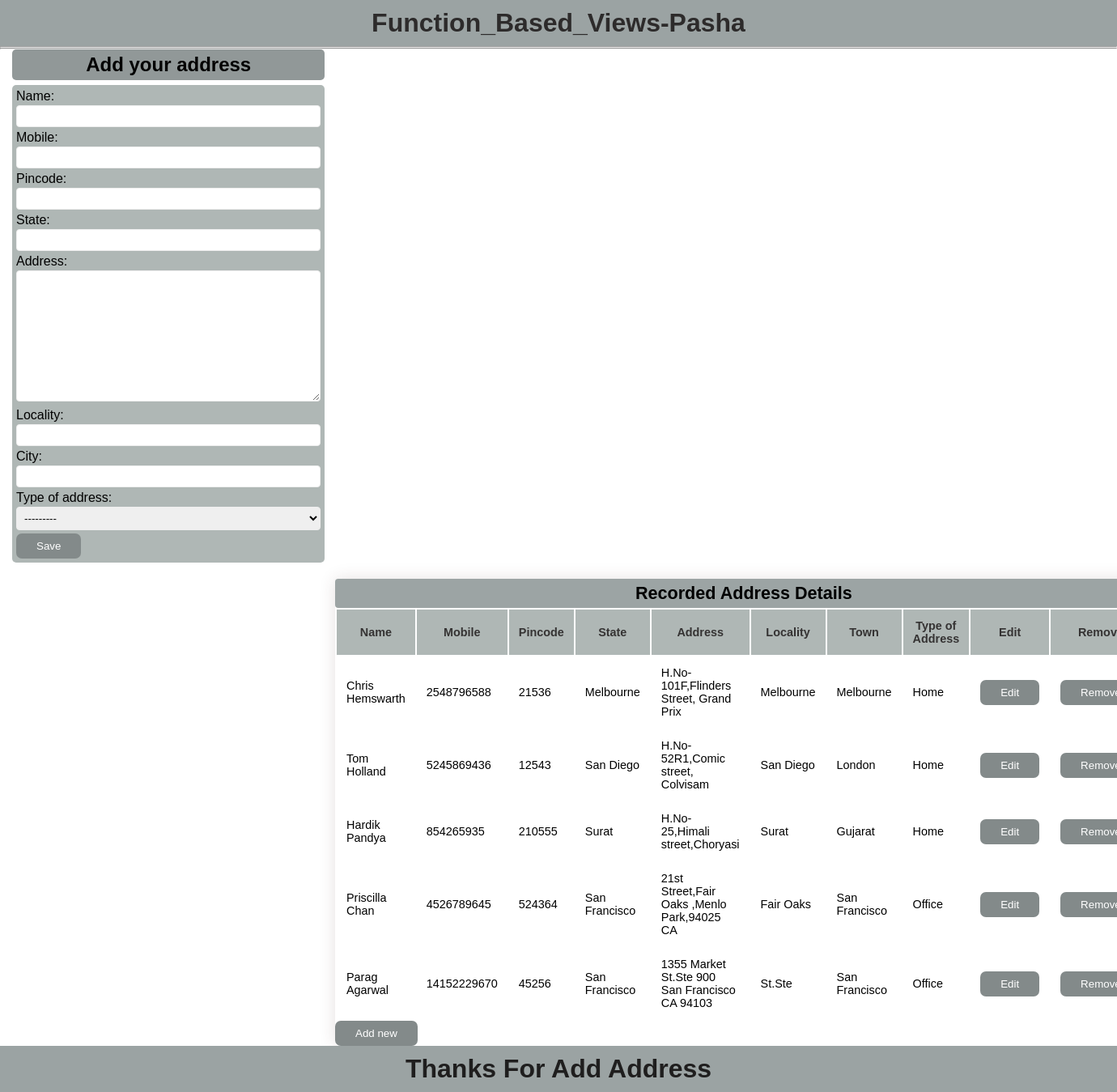
The page / on the database its author committed.
### address/models.py (models this page shows, shortened)
class Address(models.Model):
    name = models.CharField(max_length=20)
    mobile = models.IntegerField()
    pincode = models.IntegerField()
    state = models.CharField(max_length=20)
    address = models.TextField(max_length=100)
    locality = models.CharField(max_length=15)
    city = models.CharField(max_length=20)
    Address_choices = (
        ('Home','Home'),
        ('Office','Office')
    )
    type_of_address = models.CharField(choices=Address_choices,max_length=20)

### address/views.py (the view, shortened to what this page needs)
# urls.py: path('',views.createandretrieve,name='candr'),
def createandretrieve(request):
    form = AddressForm(request.POST or None)
    details = Address.objects.all()
    return render(request,'address/createandretrieve.html',{'details':details,'form':form})

### address/forms.py
class AddressForm(forms.ModelForm):
    class Meta:
        model = Address
        fields = "__all__"

### address/templates/address/createandretrieve.html (shortened to what this page needs)
{% extends 'base.html' %}
{% load static %}
{% block candr %}
<div>
    <h2 id="fm-header">Add your address</h2>
    <div class="container">
         <form method="POST">
            {{ form.as_p }}
            <input type="submit" value="Save">
        </form>
    </div>
    <div class="styled-table">
        <h2 id="ad-table" >Recorded Address Details</h2>
        <table>
            <thead>
                <tr>
                    <th>Name</th>
                    <th>Mobile</th>
                    <th>Pincode</th>
                    <th>State</th>
                    <th>Address</th>
                    <th>Locality</th>
                    <th>Town</th>
                    <th>Type of Address</th>
                    <th>Edit</th>
                    <th>Remove</th>
                </tr>
            </thead>
            {% if details %}
            {% for d in details %}
            <tbody>
                <tr>
                    <td>{{d.name}}</td>
                    <td>{{d.mobile}}</td>
                    <td>{{d.pincode}}</td>
                    <td>{{d.state}}</td>
                    <td>{{d.address}}</td>
                    <td>{{d.locality}}</td>
                    <td>{{d.city}}</td>
                    <td>{{d.type_of_address}}</td>
                    <td>
                        <a href="{% url 'update' d.pk %}"> <input type="submit" value="Edit"></a>
                    </td>
                    <td>
                        <form method="POST" action="{% url 'delete' d.pk %}">
                            <input type="submit" value="Remove">
                        </form>
                    </td>
                </tr>
            </tbody>
            {% endfor %}
            {% else %}
            <strong> No data found</strong>
            {% endif %}
        </table>
        <a href="{% url 'candr' %}"><input type="submit" value="Add new"></a>
    </div>
</div>
{% endblock %}

### address/templates/base.html (shortened to what this page needs)
<!DOCTYPE html>
{% load static %}
<html lang="en">
<head>
    <link rel="stylesheet" href="{% static 'css/base.css' %}">
</head>
<body>
    <header><h1>Function_Based_Views-Pasha</h1></header>
    <hr><hr>
    {% block candr %}{% endblock %}
    <footer><h1>Thanks For Add Address</h1></footer>
</body>
</html>

### address/static/css/base.css (style rules this page uses)
body { font-family: Arial, Helvetica, sans-serif; }
* { box-sizing: border-box; margin: 0; padding: 0; }
#fm-header { background-color: #919898; width: 28%; margin-left: 15px; margin-bottom: 5px; border-radius: 5px; text-align: center; padding: 5px 0; }
#ad-table { background-color: #9ca4a4; width: 100%; margin: 0; text-align: center; border-radius: 4px; padding: 5px 0; }
input[type=text], input[type=number], select, textarea { width: 100%; padding: 5px 5px; display: inline-block; border: 1px solid #eeeeee; border-radius: 4px; box-sizing: border-box; margin-top: 2px; margin-bottom: 4px; resize: horizontal; }
input[type=submit] { background-color: #838a8a; color: #ffffff; padding: 8px 25px; border: none; border-radius: 7px; cursor: pointer; }
.container { border-radius: 5px; background-color: #afb7b5; font-size: 1em; font-family: sans-serif; padding: 5px; height: 60%; width: 28%; float: left; margin-top: 1px; margin-left: 15px; margin-bottom: 20px; }
header { background-color: #9ba3a3; color: #2d2b2b; width: 100%; text-align: center; padding: 10px; top: 0; }
footer { background-color: #9ba3a3; color: #1f1e1e; width: 100%; padding: 10px; text-align: center; clear: both; }
.styled-table { border-collapse: collapse; border-radius: 5px; display: table; width:70% ; margin-left: 30%; font-size: 0.9em; font-family: sans-serif; min-width: 400px; height: 60%; box-shadow: 0 0 20px rgba(78, 48, 48, 0.15); }
.styled-table thead tr { background-color: #afb7b5; color: #353333; text-align: center; }
.styled-table th, .styled-table td { padding: 12px 12px; }

### rows shown on the page
Address: name "Chris Hemswarth", mobile "2548796588", pincode "21536", state "Melbourne", address "H.No-101F,Flinders Street, Grand Prix", locality "Melbourne", city "Melbourne", type_of_address "Home"
Address: name "Tom Holland", mobile "5245869436", pincode "12543", state "San Diego", address "H.No-52R1,Comic street, Colvisam", locality "San Diego", city "London", type_of_address "Home"
Address: name "Hardik Pandya", mobile "854265935", pincode "210555", state "Surat", address "H.No-25,Himali street,Choryasi", locality "Surat", city "Gujarat", type_of_address "Home"
Address: name "Priscilla Chan", mobile "4526789645", pincode "524364", state "San Francisco", address "21st Street,Fair Oaks ,Menlo Park,94025 CA", locality "Fair Oaks", city "San Francisco", type_of_address "Office"
Address: name "Parag Agarwal", mobile "14152229670", pincode "45256", state "San Francisco", address "1355 Market St.Ste 900 San Francisco CA 94103", locality "St.Ste", city "San Francisco", type_of_address "Office"
